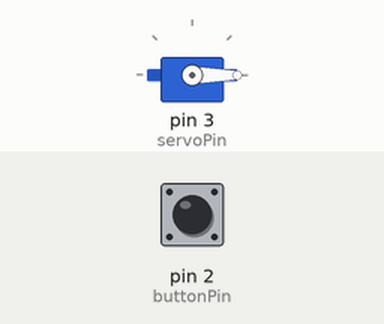
Bench run of a sketch on a simulated Arduino Uno, built with avr-gcc and run on an emulated ATmega328P. Parts: servo. The test bench sets the inputs (shaded band); at power-on: pin 2 (buttonPin) LOW.

Above: at 1.2 s.
1.3 s: pin 2 (buttonPin) pulled HIGH for 0.15 s
At 1.37 s:
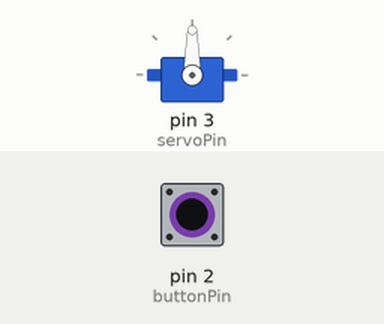
2.9 s: pin 2 (buttonPin) pulled HIGH for 3.2 s
At 7.5 s:
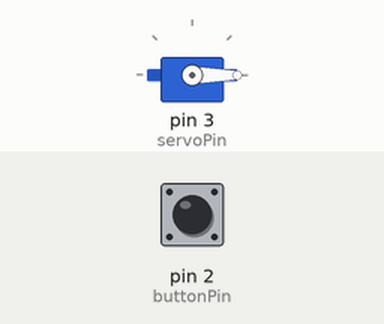
Timing chart, 0 to 9.0 s (numbered marks = the images above; inputs shaded):
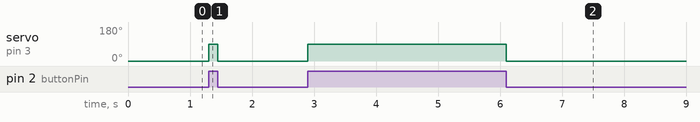

Measured:
- after the input at 1.3 s, servo on pin 3 (servoPin): 0° → 90° at once, → 0° 0.15 s later
- after the input at 2.9 s, servo on pin 3 (servoPin): 0° → 90° at once, → 0° 3.2 s later

The sketch:

Simple_Code.ino
```cpp
/*

  By Jordan1678
  https://github.com/Jordan1678/Arduino_Gift/

*/

#include <Servo.h>

// define Button pin and servo pin
#define buttonPin 2
#define servoPin 3

// sets up int's to read button and angle for the servo
int buttonRead;
int angle = 90;

//sets up servo object
Servo arm;

void setup() {

  pinMode(buttonPin, INPUT);
  arm.attach(servoPin);
  Serial.begin(9600);

}


void loop() {

  buttonRead = digitalRead(buttonPin);

  if (buttonRead == 1) {

    arm.write(angle);

  } else {

    arm.write(0);

  }

}
```
